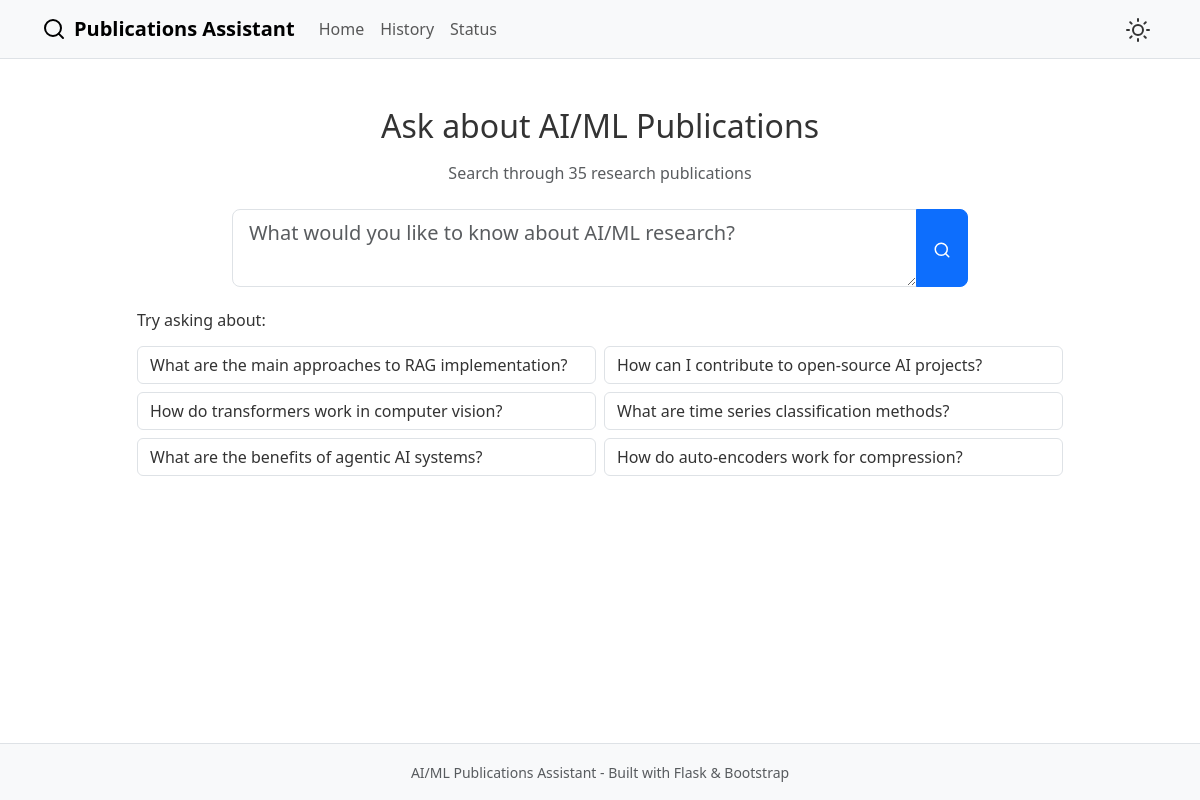
The app's page /, older data.
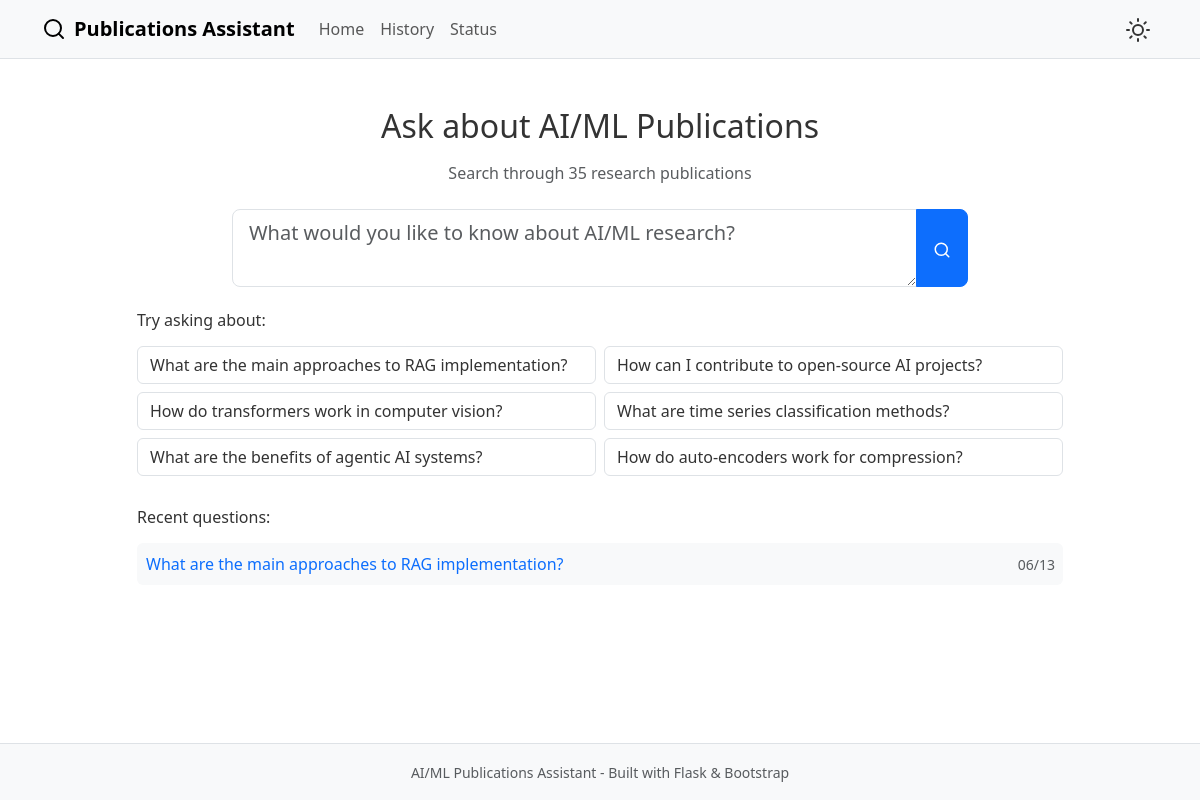
The same page, newer data.
### models.py (models this page shows, shortened)
class QueryHistory(db.Model):
    id = db.Column(db.Integer, primary_key=True)
    query = db.Column(db.Text, nullable=False)
    response = db.Column(db.Text, nullable=False)
    retrieved_docs = db.Column(db.Text)  # JSON string of retrieved document IDs
    timestamp = db.Column(db.DateTime, default=datetime.utcnow)
    response_time = db.Column(db.Float)  # Response time in seconds

### routes.py (the view)
@app.route('/')
def index():
    if not rag_pipeline.is_initialized:
        try:
            rag_pipeline.initialize()
        except Exception as e:
            logger.error(f"Error initializing RAG pipeline: {e}")
            flash('System initialization failed. Please check configuration.', 'error')
    recent_queries = db.session.query(QueryHistory).order_by(QueryHistory.timestamp.desc()).limit(5).all()
    status = rag_pipeline.get_system_status()
    return render_template('index.html',
                         recent_queries=recent_queries,
                         system_status=status)

### rag_pipeline.py (called while the page is built)
    def get_system_status(self) -> Dict[str, Any]:
        search_stats = self.search_engine.get_stats()
        return {
            'initialized': self.is_initialized,
            'vector_store_stats': search_stats,
            'openai_configured': bool(os.environ.get("OPENAI_API_KEY"))
        }

### simple_search.py (called while the page is built)
    def get_stats(self) -> Dict[str, Any]:
        return {
            'total_documents': len(self.publications),
            'search_method': 'Simple Text Search',
            'initialized': self.is_initialized
        }

### templates/index.html (shortened to what this page needs)
{% extends "base.html" %}
{% block content %}
<div class="container py-5">
    <div class="row mb-4">
        <div class="col-12 text-center">
            <h1 class="h2 mb-3">Ask about AI/ML Publications</h1>
            <p class="text-muted mb-0">
                Search through {{ system_status.vector_store_stats.total_documents if system_status and system_status.vector_store_stats else '35+' }} research publications
            </p>
        </div>
    </div>
    <div class="row mb-4">
        <div class="col-lg-8 mx-auto">
            <form method="POST" action="{{ url_for('ask_question') }}">
                <div class="input-group input-group-lg">
                    <textarea class="form-control"
                            id="query"
                            name="query"
                            rows="2"
                            placeholder="What would you like to know about AI/ML research?"
                            required>{{ query or '' }}</textarea>
                    <button type="submit" class="btn btn-primary">
                        <i data-feather="search" width="18" height="18"></i>
                    </button>
                </div>
            </form>
        </div>
    </div>
    <div class="row mb-4">
        <div class="col-lg-10 mx-auto">
            <h6 class="mb-3">Try asking about:</h6>
            <div class="row g-2">
                <div class="col-md-6">
                    <button class="btn btn-outline-secondary w-100 text-start example-query mb-2">
                        What are the main approaches to RAG implementation?
                    </button>
                    <button class="btn btn-outline-secondary w-100 text-start example-query mb-2">
                        How do transformers work in computer vision?
                    </button>
                    <button class="btn btn-outline-secondary w-100 text-start example-query mb-2">
                        What are the benefits of agentic AI systems?
                    </button>
                </div>
                <div class="col-md-6">
                    <button class="btn btn-outline-secondary w-100 text-start example-query mb-2">
                        How can I contribute to open-source AI projects?
                    </button>
                    <button class="btn btn-outline-secondary w-100 text-start example-query mb-2">
                        What are time series classification methods?
                    </button>
                    <button class="btn btn-outline-secondary w-100 text-start example-query mb-2">
                        How do auto-encoders work for compression?
                    </button>
                </div>
            </div>
        </div>
    </div>
    {% if recent_queries %}
    <div class="row">
        <div class="col-lg-10 mx-auto">
            <h6 class="mb-3">Recent questions:</h6>
            {% for query_item in recent_queries %}
            <div class="d-flex justify-content-between align-items-center mb-2 p-2 bg-light rounded">
                <button class="btn btn-link p-0 text-start example-query text-decoration-none">
                    {{ query_item.query }}
                </button>
                <small class="text-muted">
                    {{ query_item.timestamp.strftime('%m/%d') }}
                </small>
            </div>
            {% endfor %}
        </div>
    </div>
    {% endif %}
</div>
{% endblock %}

Row changes from the older to the newer data that the page shows:
added QueryHistory: query "What are the main approaches to RAG implementation?", timestamp "06/13"
Text that changed along with them:
text now shown: "Recent questions:"
